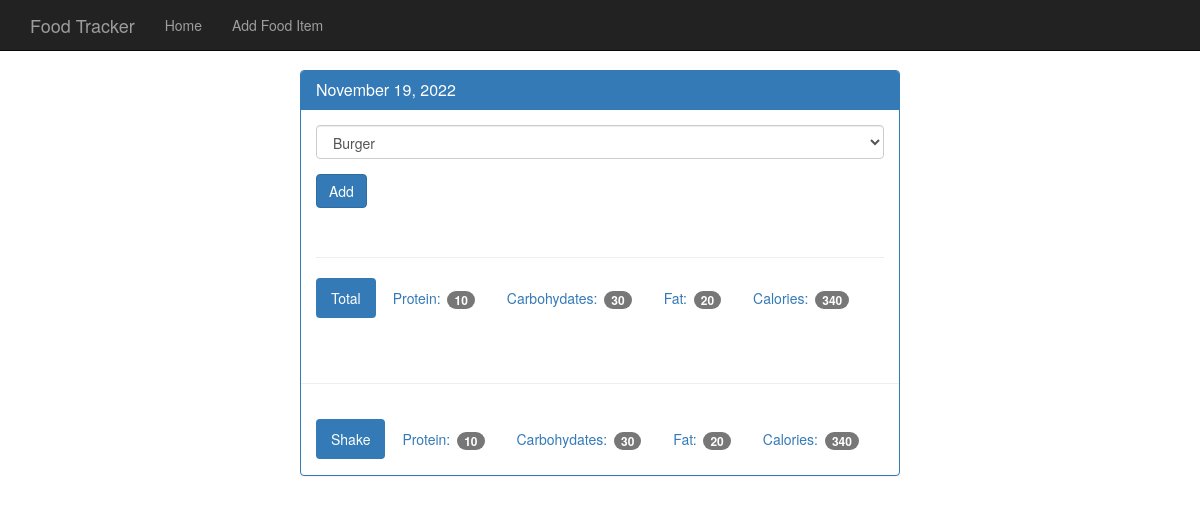
Screenshot of /view/20221119 with the database file from the repository.
### tables this page shows
CREATE TABLE food(
	id integer primary key autoincrement,
	name text not null,
	protein integer not null,
	carbohydrate integer not null,
	fat integer not null,
	calories integer not null
);

### app.py (the view)
@app.route('/view/<date>', methods=['GET', 'POST'])
def view(date):
	db = get_db()
	cur = db.execute('select id, entry_date from log_date where entry_date = ?', [date])
	date_result = cur.fetchone()
	if request.method == 'POST':
		db.execute('insert into food_date(food_id, log_date_id) values(?,?)', [request.form['food_select'], date_result['id']])
		db.commit()
	d = datetime.strptime(str(date_result['entry_date']), '%Y%m%d')
	pretty_date = datetime.strftime(d, '%B %d, %Y')
	food_cur = db.execute('select id, name from food')
	food_results = food_cur.fetchall()
	log_cur = db.execute('''select food.name, food.carbohydrate, food.fat, food.calories,
							food.protein from log_date join food_date on food_date.log_date_id = log_date.id
							join food on food.id=food_date.food_id where log_date.entry_date = ?''', [date])
	log_results = log_cur.fetchall()
	totals = {}
	totals['protein'] = 0
	totals['carbohydrate'] = 0
	totals['fat'] = 0
	totals['calories'] = 0
	for food in log_results:
		totals['protein'] += food['protein']
		totals['carbohydrate'] += food['carbohydrate']
		totals['fat'] += food['fat']
		totals['calories'] += food['calories']
	return render_template('day.html', date=pretty_date, entry_date=date_result['entry_date'], food_results=food_results, log_results=log_results, totals=totals)

### database.py (called while the page is built)
def connect_db():
	sql = sqlite3.connect('food_log.db', timeout=10)
	sql.row_factory = sqlite3.Row
	return sql

def get_db():
	if not hasattr(g, 'sqlite_db'):
		g.sqlite_db = connect_db()
	return g.sqlite_db

### templates/day.html
{% extends 'base.html' %}
{% block body %}
    <nav class="navbar navbar-inverse navbar-fixed-top">
      <div class="container">
        <div class="navbar-header">
          <a class="navbar-brand" href="{{ url_for('index') }}">Food Tracker</a>
        </div>
        <div id="navbar" class="navbar-collapse collapse">
          <ul class="nav navbar-nav">
            <li><a href="{{ url_for('index') }}">Home</a></li>
            <li><a href="{{ url_for('food') }}">Add Food Item</a></li>
          </ul>
        </div>
      </div>
    </nav>
    <div class="container theme-showcase col-sm-6 col-sm-offset-3" role="main">
      <div class="row">
        <div>
          <div class="panel panel-primary">
            <div class="panel-heading">
              <h3 class="panel-title">{{date}}</h3>
            </div>
            <div class="panel-body">
              <form method="POST" action="{{url_for('view', date=entry_date)}}">
                <div class="form-group">
                  <select class="form-control" name="food_select">
                    {% for food in food_results %}
                    <option value="{{food.id}}">{{food.name}}</option>
                    {% endfor %}
                  </select>
                </div>
                <button type="submit" class="btn btn-primary">Add</button>
              </form>
              <div class="page-header"></div>
              <ul class="nav nav-pills" role="tablist">
                <li class="active"><a>Total</a></li>
                <li><a>Protein: <span class="badge">{{totals.protein}}</span></a></li>
                <li><a>Carbohydates: <span class="badge">{{totals.carbohydrate}}</span></a></li>
                <li><a>Fat: <span class="badge">{{totals.fat}}</span></a></li>
                <li><a>Calories: <span class="badge">{{totals.calories}}</span></a></li>
              </ul>
            </div>
            <div class="page-header"></div>
            {% for food in log_results %}
            <div class="panel-body">
              <ul class="nav nav-pills" role="tablist">
                <li class="active"><a>{{food.name}}</a></li>
                <li><a>Protein: <span class="badge">{{food.protein}}</span></a></li>
                <li><a>Carbohydates: <span class="badge">{{food.carbohydrate}}</span></a></li>
                <li><a>Fat: <span class="badge">{{food.fat}}</span></a></li>
                <li><a>Calories: <span class="badge">{{food.calories}}</span></a></li>
              </ul>
            </div>
            {% endfor %}
          </div>
        </div>
      </div>
    </div>
{% endblock %}

### static/theme.css (style rules this page uses)
body { padding-top: 70px; padding-bottom: 30px; }

### rows the page displays
food: name "Shake", protein "10", carbohydrate "30", fat "20", calories "340"

### other values shown
{{ date }} "November 19, 2022"
{{ totals.protein }} "10"
{{ totals.carbohydrate }} "30"
{{ totals.fat }} "20"
{{ totals.calories }} "340"
form field food_select "Burger"
